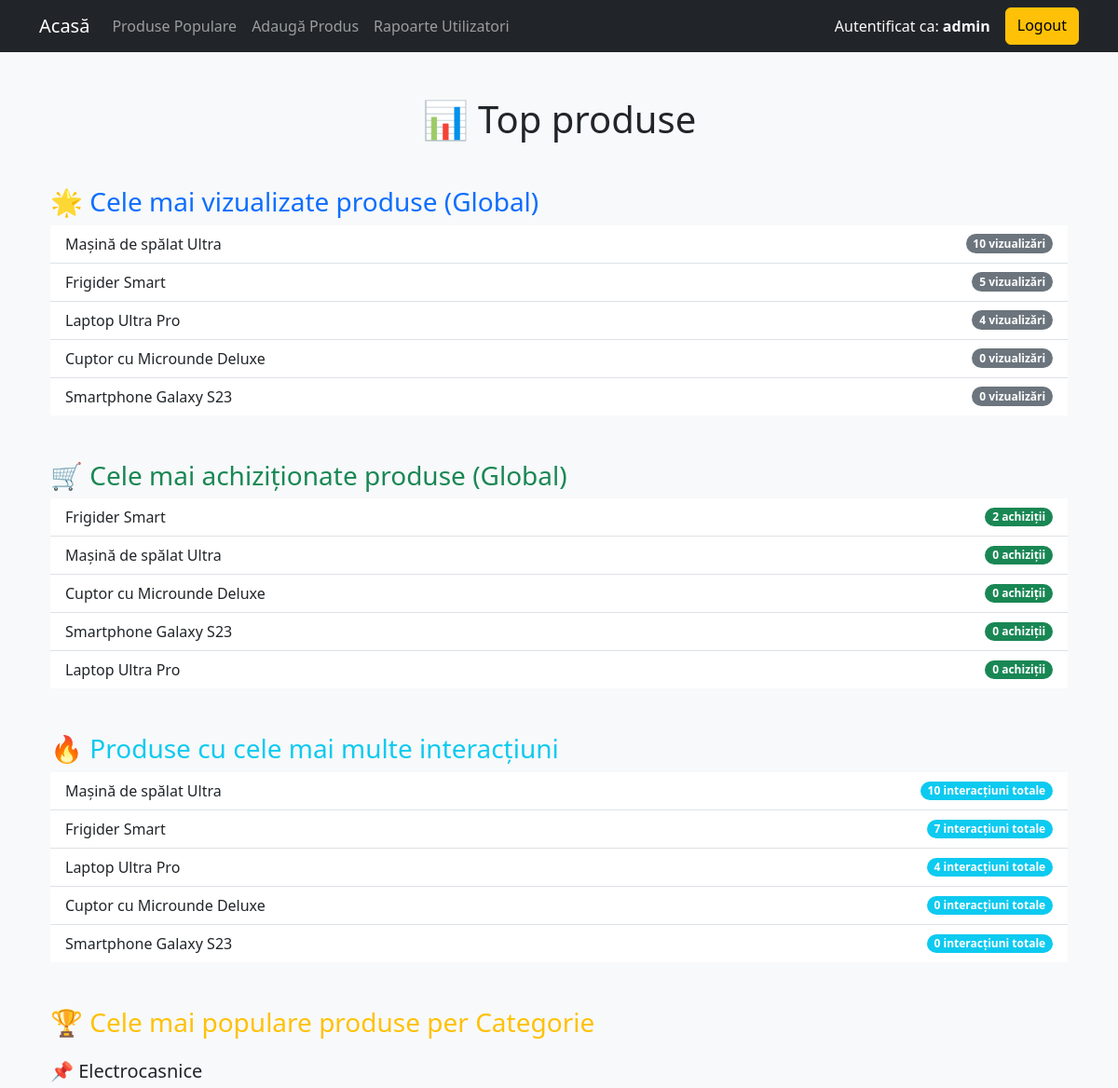
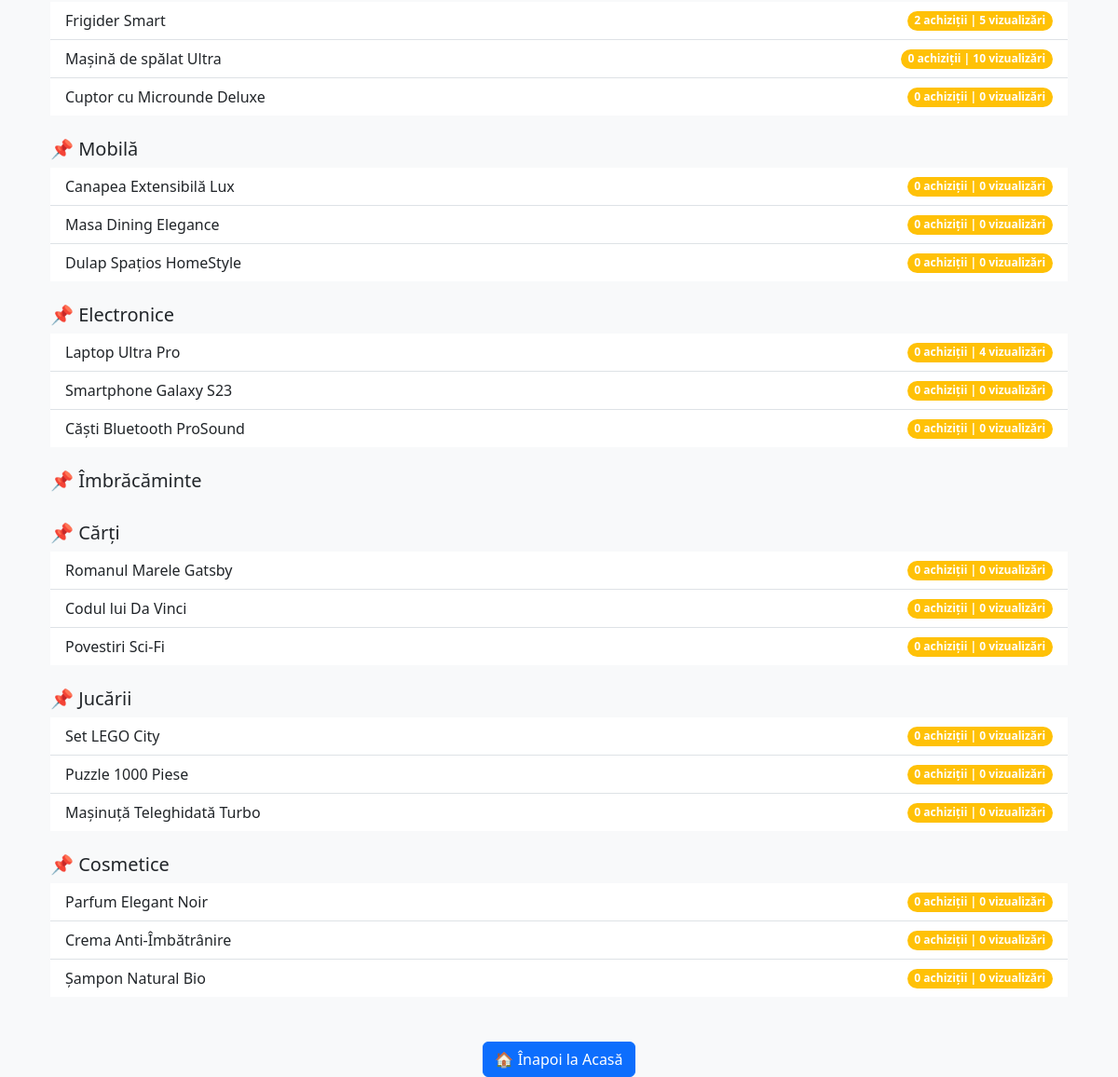
Before: /popular_products (signed in) with the older database file (2 pictures, top to bottom).
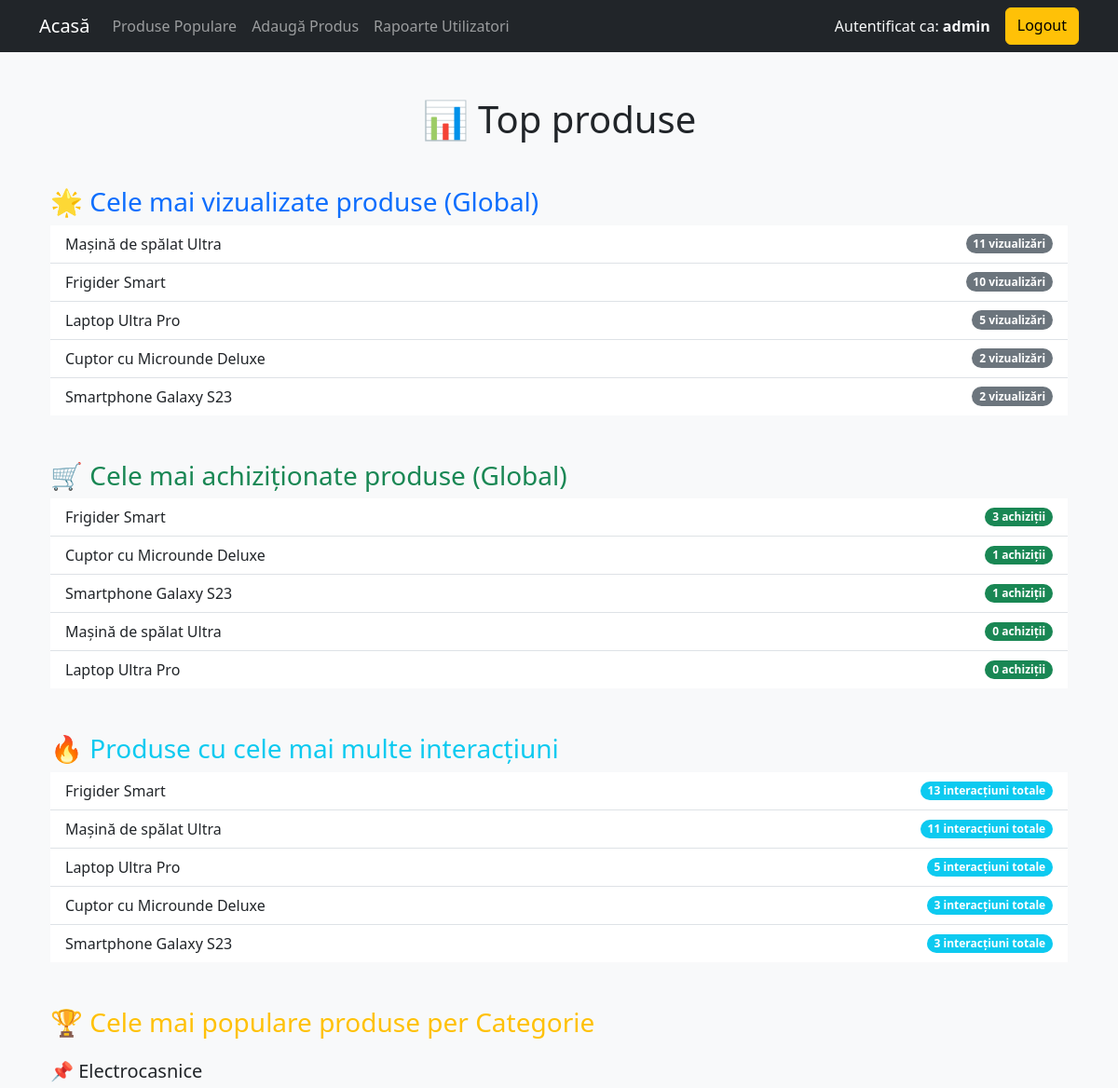
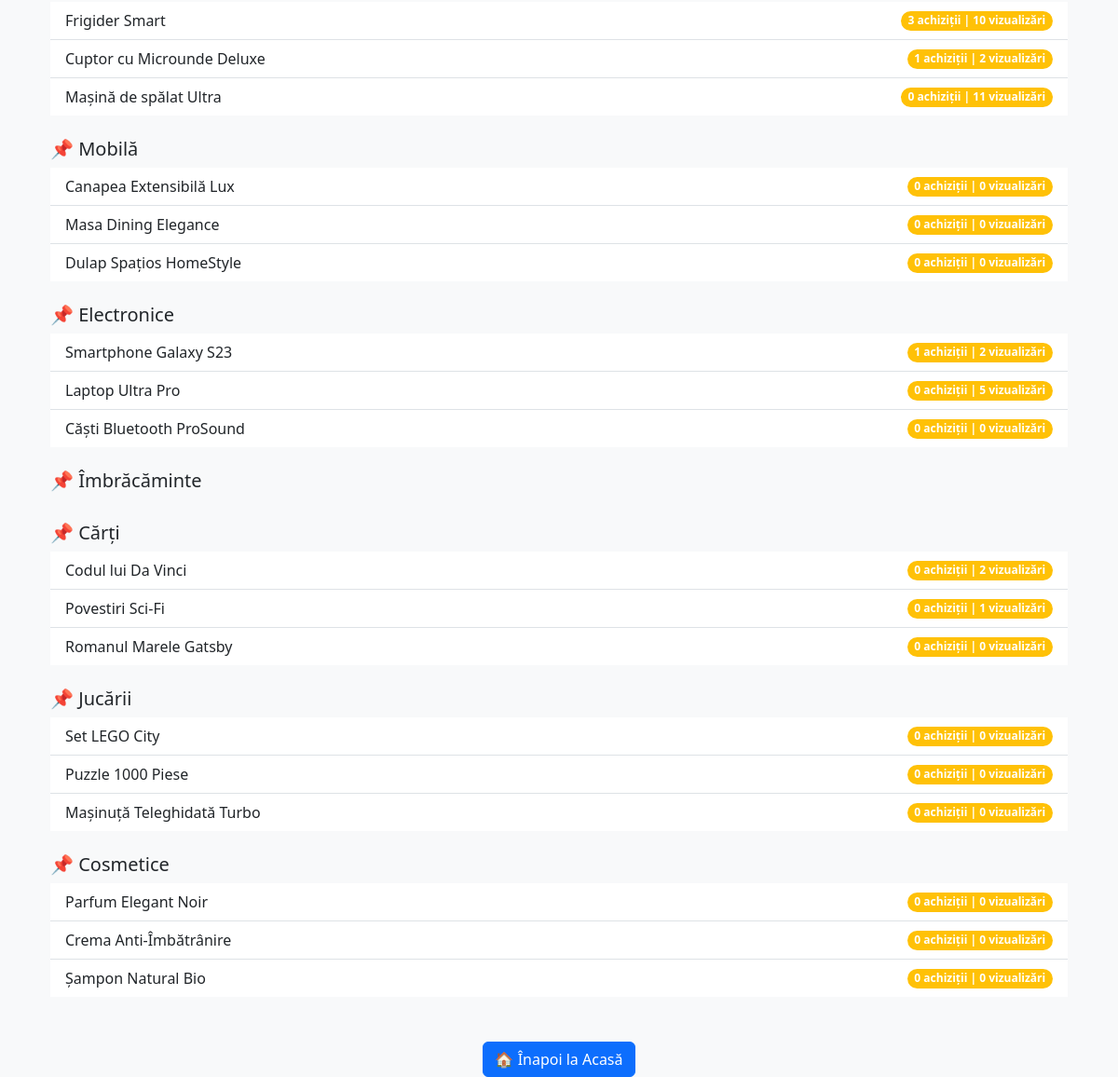
After: the same page with the newer database file (2 pictures, top to bottom).
### models.py (models this page shows, shortened)
class Product(db.Model):
    id = db.Column(db.Integer, primary_key=True)
    name = db.Column(db.String(100))
    category = db.Column(db.String(50))
    price = db.Column(db.Float)
    description = db.Column(db.Text)
    views = db.Column(db.Integer, default=0)
    purchases = db.Column(db.Integer, default=0)

### app.py (the view)
@app.route("/popular_products")
@login_required
def popular_products():
    most_viewed = Product.query.order_by(Product.views.desc()).limit(5).all()
    most_purchased = Product.query.order_by(Product.purchases.desc()).limit(5).all()
    most_interacted = (
        db.session.query(Product, db.func.sum(Product.views + Product.purchases).label("total_interactions"))
        .group_by(Product.id)
        .order_by(db.func.sum(Product.views + Product.purchases).desc())
        .limit(5)
        .all()
    )
    popular_per_category = {}
    for category in AVAILABLE_CATEGORIES:
        popular_per_category[category] = (
            Product.query.filter_by(category=category)
            .order_by(Product.purchases.desc(), Product.views.desc())
            .limit(5)
            .all()
        )
    return render_template(
        "popular_products.html",
        most_viewed=most_viewed,
        most_purchased=most_purchased,
        most_interacted=most_interacted,
        popular_per_category=popular_per_category
    )

### app.py (called while the page is built)
def login_required(f):
    @wraps(f)
    def decorated_function(*args, **kwargs):
        if "user_id" not in session:
            flash("Trebuie să fii autentificat pentru a accesa această pagină.")
            return redirect(url_for("login"))
        return f(*args, **kwargs)
    return decorated_function

### templates/popular_products.html (shortened to what this page needs)
<!DOCTYPE html>
<html lang="ro">
<head>
    <link rel="stylesheet" href="https://cdn.jsdelivr.net/npm/bootstrap@5.3.0/dist/css/bootstrap.min.css">
</head>
<body class="bg-light">
{% extends 'base.html' %}
{% block content %}
<div class="container mt-5">
    <h1 class="text-center mb-5">📊 Top produse</h1>
    <h3 class="mt-5 text-primary">🌟 Cele mai vizualizate produse (Global)</h3>
    <ul class="list-group list-group-flush">
        {% for product in most_viewed %}
            <li class="list-group-item d-flex justify-content-between align-items-center">
                {{ product.name }}
                <span class="badge bg-secondary rounded-pill">{{ product.views }} vizualizări</span>
            </li>
        {% endfor %}
    </ul>
    <h3 class="mt-5 text-success">🛒 Cele mai achiziționate produse (Global)</h3>
    <ul class="list-group list-group-flush">
        {% for product in most_purchased %}
            <li class="list-group-item d-flex justify-content-between align-items-center">
                {{ product.name }}
                <span class="badge bg-success rounded-pill">{{ product.purchases }} achiziții</span>
            </li>
        {% endfor %}
    </ul>
    <h3 class="mt-5 text-info">🔥 Produse cu cele mai multe interacțiuni</h3>
    <ul class="list-group list-group-flush">
        {% for product, total_interactions in most_interacted %}
            <li class="list-group-item d-flex justify-content-between align-items-center">
                {{ product.name }}
                <span class="badge bg-info rounded-pill">{{ total_interactions }} interacțiuni totale</span>
            </li>
        {% endfor %}
    </ul>
    <h3 class="mt-5 text-warning">🏆 Cele mai populare produse per Categorie</h3>
    {% for category, products in popular_per_category.items() %}
        <h5 class="mt-4">📌 {{ category }}</h5>
        <ul class="list-group list-group-flush">
            {% for product in products %}
                <li class="list-group-item d-flex justify-content-between align-items-center">
                    {{ product.name }}
                    <span class="badge bg-warning rounded-pill">{{ product.purchases }} achiziții | {{ product.views }} vizualizări</span>
                </li>
            {% endfor %}
        </ul>
    {% endfor %}
    <div class="text-center mt-5">
        <a href="/" class="btn btn-primary">🏠 Înapoi la Acasă</a>
    </div>
</div>
{% endblock %}

### templates/base.html (shortened to what this page needs)
<!DOCTYPE html>
<html lang="ro">
<head>
    <link rel="stylesheet" href="https://cdn.jsdelivr.net/npm/bootstrap@5.3.0/dist/css/bootstrap.min.css">
</head>
<body class="bg-light">
<nav class="navbar navbar-expand-lg navbar-dark bg-dark">
    <div class="container">
        <a class="navbar-brand" href="{{ url_for('home') }}">Acasă</a>
        <div class="collapse navbar-collapse" id="navbarNav">
            <ul class="navbar-nav me-auto">
                <li class="nav-item">
                    <a class="nav-link" href="{{ url_for('popular_products') }}">Produse Populare</a>
                </li>
                {% if session['role'] == 'admin' %}
                <li class="nav-item">
                    <a class="nav-link" href="{{ url_for('add_product') }}">Adaugă Produs</a>
                </li>
                <li class="nav-item">
                    <a class="nav-link" href="{{ url_for('user_reports') }}">Rapoarte Utilizatori</a>
                </li>
                {% endif %}
            </ul>
            <div class="d-flex">
                {% if 'user_id' in session %}
                    <span class="navbar-text me-3 text-light">Autentificat ca: <strong>{{ session['role'] }}</strong></span>
                    <a class="btn btn-warning" href="{{ url_for('logout') }}">Logout</a>
                {% else %}
                    <a class="btn btn-primary me-2" href="{{ url_for('login') }}">Login</a>
                    <a class="btn btn-success" href="{{ url_for('register') }}">Register</a>
                {% endif %}
            </div>
        </div>
    </div>
</nav>
<div class="container mt-5">
    {% block content %}
    {% endblock %}
</div>
</body>
</html>

Changed rows visible on the page:
changed Product "Mașină de spălat Ultra": views "10" → "11"; moves down the list
changed Product "Frigider Smart": views "5" → "10"; purchases "2" → "3"; total_interactions "7" → "13"; moves up the list
changed Product "Laptop Ultra Pro": views "4" → "5"
changed Product "Cuptor cu Microunde Deluxe": views "0" → "2"; purchases "0" → "1"; id "0" → "3"; moves up the list
changed Product "Smartphone Galaxy S23": views "0" → "2"; purchases "0" → "1"; total_interactions "0" → "3"; moves up the list
changed Product "Codul lui Da Vinci": views "0" → "2"
changed Product "Povestiri Sci-Fi": views "0" → "1"
shown differently, row unchanged: Product "Romanul Marele Gatsby": moves down the list
